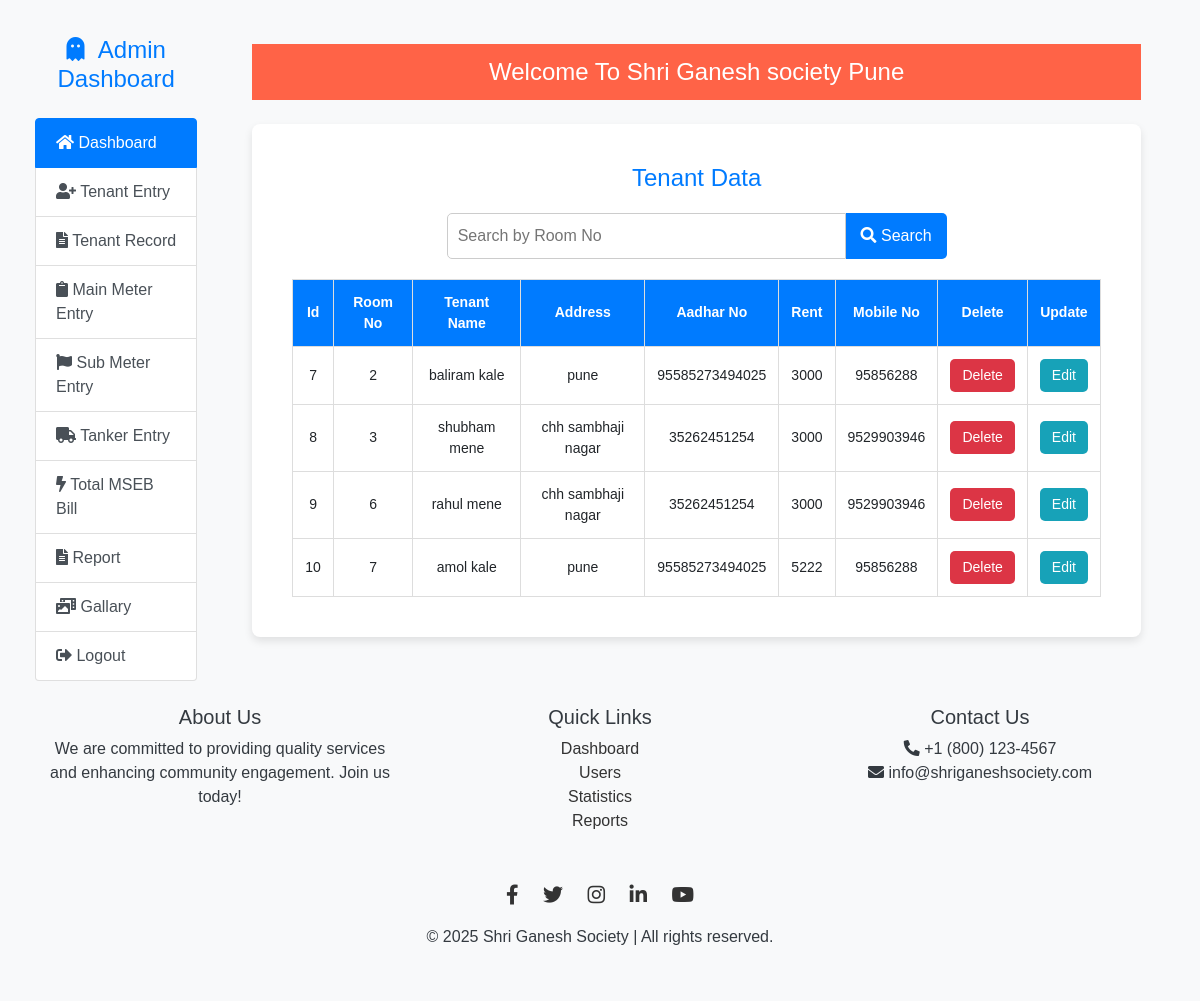
The page /tenantdata on the database its author committed.
### society_site/models.py (models this page shows, shortened)
class tenant(models.Model):
    roomno=models.IntegerField()
    name=models.CharField(max_length=20)
    address=models.CharField(max_length=20)
    adharno=models.IntegerField()
    rent=models.IntegerField()
    mobile=models.IntegerField()

### society_site/views.py (the view)
# urls.py: path('tenantdata',views.tenantdata),
def tenantdata(request):
    data = tenant.objects.all().order_by('id')  # Ascending order by default
    return render(request, "tenantdata.html", {'data': data})

### templates/tenantdata.html (shortened to what this page needs)
{% load static %}
<!doctype html>
<html lang="en">
<head>
    <link href="https://cdn.jsdelivr.net/npm/bootstrap@4.6.2/dist/css/bootstrap.min.css" rel="stylesheet">
    <link rel="stylesheet" href="https://use.fontawesome.com/releases/v5.15.1/css/all.css">
    <link rel="stylesheet" href="{% static 'css/style.css' %}">
</head>
<body>
    <div class="container-fluid">
        <div class="row g-0">
            <nav class="col-12 col-md-2 bg-light pr-3">
                <h1 class="h4 py-3 text-center text-primary">
                    <i class="fas fa-ghost mr-2"></i>
                    <span class="d-none d-lg-inline">
                        Admin Dashboard
                    </span>
                </h1>
                <div class="list-group text-center text-lg-left">
                    <a href="index" class="list-group-item list-group-item-action active">
                        <i class="fas fa-home"></i>
                        <span class="d-none d-lg-inline">Dashboard</span>
                    </a>
                    <a href="addtenant" class="list-group-item list-group-item-action">
                        <i class="fas fa-user-plus"></i>
                        <span class="d-none d-lg-inline">Tenant Entry</span>
                    </a>
                    <a href="tenantdata" class="list-group-item list-group-item-action">
                        <i class="fas fa-file-alt"></i>
                        <span class="d-none d-lg-inline">Tenant Record</span>
                    </a>
                    <a href="mainmeter" class="list-group-item list-group-item-action">
                        <i class="fas fa-clipboard"></i>
                        <span class="d-none d-lg-inline">Main Meter Entry</span>
                    </a>
                    <a href="submeter" class="list-group-item list-group-item-action">
                        <i class="fas fa-flag"></i>
                        <span class="d-none d-lg-inline">Sub Meter Entry</span>
                    </a>
                    <a href="tanker" class="list-group-item list-group-item-action">
                        <i class="fas fa-truck"></i>
                        <span class="d-none d-lg-inline">Tanker Entry</span>
                    </a>
                    <a href="#" class="list-group-item list-group-item-action">
                        <i class="fas fa-bolt"></i>
                        <span class="d-none d-lg-inline">Total MSEB Bill</span>
                    </a>
                    <a href="#" class="list-group-item list-group-item-action">
                        <i class="fas fa-file-alt"></i>
                        <span class="d-none d-lg-inline">Report</span>
                    </a>
                    <a href="gallary" class="list-group-item list-group-item-action">
                        <i class="fas fa-photo-video"></i>
                        <span class="d-none d-lg-inline">Gallary</span>
                    </a>
                    <a href="logout" class="list-group-item list-group-item-action">
                        <i class="fas fa-sign-out-alt"></i>
                        <span class="d-none d-lg-inline">Logout</span>
                    </a>
                </div>
            </nav>
            <main class="col-12 col-md-10 p-4">
                <div class="container">
                    <div class="marquee-wrapper">
                        <div class="marquee-text">Welcome To Shri Ganesh society Pune</div>
                    </div>
                    <br>
                    <div class="tenant-container">
                        <div class="tenant-form">
                            <h2 class="tenant-heading">Tenant Data</h2>
                            <form action="search" method="GET" class="search-form">
                                <div class="search-group">
                                    <input type="text" class="search-input" name="searchQuery" placeholder="Search by Room No" value="{{ request.GET.searchQuery }}">
                                    <div class="search-btn-container">
                                        <button class="search-btn" type="submit"><i class="fas fa-search"></i> Search</button>
                                    </div>
                                </div>
                            </form>
                            <div class="tenant-table-container">
                                <table class="tenant-table">
                                    <thead>
                                        <tr>
                                            <th>Id</th>
                                            <th>Room No</th>
                                            <th>Tenant Name</th>
                                            <th>Address</th>
                                            <th>Aadhar No</th>
                                            <th>Rent</th>
                                            <th>Mobile No</th>
                                            <th>Delete</th>
                                            <th>Update</th>
                                        </tr>
                                    </thead>
                                    <tbody>
                                        {% for i in data %}
                                        <tr>
                                            <td>{{i.id}}</td>
                                            <td>{{i.roomno}}</td>
                                            <td>{{i.name}}</td>
                                            <td>{{i.address}}</td>
                                            <td>{{i.adharno}}</td>
                                            <td>{{i.rent}}</td>
                                            <td>{{i.mobile}}</td>
                                            <td>
                                                <a href="deletetenant?roomno={{i.roomno}}" class="delete-btn" onclick="return confirmDelete()">Delete</a>
                                            </td>
                                            <td>
                                                <a href="profileupdate?roomno={{i.roomno}}" class="update-btn">Edit</a>
                                            </td>
                                        </tr>
                                        {% endfor %}
                                    </tbody>
                                </table>
                            </div>
                        </div>
                    </div>
                </div>
            </main>
        </div>
    </div>
    {% include 'footer.html' %}
</body>
</html>

### templates/footer.html (shortened to what this page needs)
{% load static %}
<footer class="footer bg-light text-dark text-center py-4 animate-footer">
    <div class="container">
        <div class="row">
            <div class="col-md-4 mb-3">
                <h5>About Us</h5>
                <p>We are committed to providing quality services and enhancing community engagement. Join us today!</p>
            </div>
            <div class="col-md-4 mb-3">
                <h5>Quick Links</h5>
                <ul class="list-unstyled">
                    <li><a href="/index" class="footer-link">Dashboard</a></li>
                    <li><a href="#" class="footer-link">Users</a></li>
                    <li><a href="#" class="footer-link">Statistics</a></li>
                    <li><a href="#" class="footer-link">Reports</a></li>
                </ul>
            </div>
            <div class="col-md-4 mb-3">
                <h5>Contact Us</h5>
                <p>
                    <i class="fas fa-phone-alt"></i> +1 (800) 123-4567 <br>
                    <i class="fas fa-envelope"></i> info@shriganeshsociety.com
                </p>
            </div>
        </div>
        <div class="social-icons">
            <a href="#" class="social-icon"><i class="fab fa-facebook-f"></i></a>
            <a href="#" class="social-icon"><i class="fab fa-twitter"></i></a>
            <a href="#" class="social-icon"><i class="fab fa-instagram"></i></a>
            <a href="#" class="social-icon"><i class="fab fa-linkedin-in"></i></a>
            <a href="#" class="social-icon"><i class="fab fa-youtube"></i></a>
        </div>
        <div class="mb-2">
            &copy; <span id="current-year"></span> Shri Ganesh Society | All rights reserved.
        </div>
    </div>
</footer>

### static/css/style.css (style rules this page uses)
body { background-color: #f8f9fa; font-family: Arial, sans-serif; }
h2 { color: #333; }

### templates/tenantdata.html (style rules this page uses)
.marquee-wrapper { width: 100%; overflow: hidden; background-color: #ff6347; padding: 10px; text-align: center; }
.marquee-text { display: inline-block; font-size: 24px; font-family: 'Arial', sans-serif; color: #fff; white-space: nowrap; animation: marquee-animation 15s linear infinite; }
body { font-family: 'Arial', sans-serif; background-color: #f8f9fa; margin: 0; padding: 20px; }
.tenant-container { max-width: 1000px; margin: auto; background: #fff; padding: 20px; box-shadow: 0 4px 8px rgba(0, 0, 0, 0.1); border-radius: 8px; }
.tenant-form { padding: 20px; }
.tenant-heading { text-align: center; font-size: 24px; color: #007bff; margin-bottom: 20px; }
.search-form { display: flex; justify-content: center; margin-bottom: 20px; }
.search-group { display: flex; max-width: 500px; width: 100%; }
.search-input { flex: 1; padding: 10px; border: 1px solid #ccc; border-radius: 5px 0 0 5px; outline: none; }
.search-btn-container { display: flex; }
.search-btn { padding: 10px 15px; border: none; background: #007bff; color: white; border-radius: 0 5px 5px 0; cursor: pointer; transition: background 0.3s; }
.tenant-table-container { overflow-x: auto; margin-top: 20px; }
.tenant-table { width: 100%; border-collapse: collapse; background: white; }
th, td { padding: 12px; border: 1px solid #ddd; text-align: center; font-size: 14px; }
th { background-color: #007bff; color: white; }
.delete-btn, .update-btn { padding: 6px 12px; border: none; border-radius: 5px; font-size: 14px; cursor: pointer; text-decoration: none; display: inline-block; text-align: center; }
.delete-btn { background: #dc3545; color: white; }
.update-btn { background: #17a2b8; color: white; }

### templates/footer.html (style rules this page uses)
.animate-footer { animation: fadeInUp 2s ease-in-out; }
.social-icons { margin: 15px 0; }
.social-icon { color: #333; font-size: 20px; margin: 0 10px; transition: transform 0.3s ease-in-out, color 0.3s ease-in-out; }
.footer-link { text-decoration: none; color: #333; transition: color 0.3s ease-in-out; }

### rows shown on the page
tenant: id "7", roomno "2", name "baliram kale", address "pune", adharno "95585273494025", rent "3000", mobile "95856288"
tenant: id "8", roomno "3", name "shubham mene", address "chh sambhaji nagar", adharno "35262451254", rent "3000", mobile "9529903946"
tenant: id "9", roomno "6", name "rahul mene", address "chh sambhaji nagar", adharno "35262451254", rent "3000", mobile "9529903946"
tenant: id "10", roomno "7", name "amol kale", address "pune", adharno "95585273494025", rent "5222", mobile "95856288"
